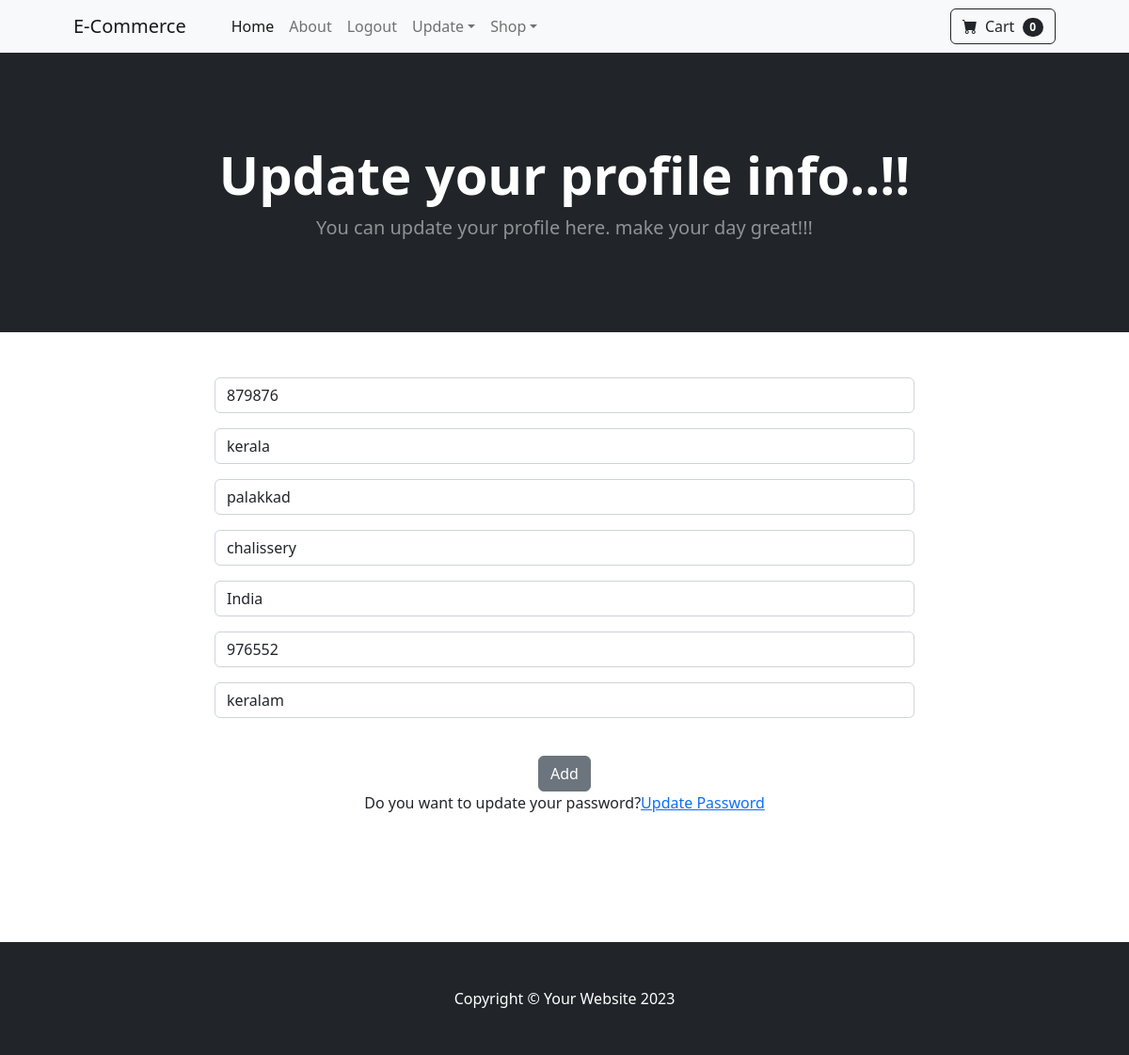
The page /update_user_info/ (signed in) on the database its author committed.
### store/models.py (models this page shows, shortened)
class CustomerProfile(models.Model):
    user = models.OneToOneField(User, on_delete=models.CASCADE)
    date_modified = models.DateTimeField(auto_now=True)
    phone = models.CharField(max_length=20, blank=True)
    address1 = models.CharField(max_length=200, blank=True)
    address2 = models.CharField(max_length=200, blank=True)
    city = models.CharField(max_length=30, blank=True)
    state = models.CharField(max_length=300, blank=True)
    country = models.CharField(max_length=30, blank=True)
    pincode = models.CharField(max_length=20, blank=True)
    old_cart = models.CharField(max_length=1000, blank=True, null=True)

### store/views.py (the view)
# urls.py: path('update_user_info/', update_user_info, name='update_user_info'),
def update_user_info(request):
    if request.user.is_authenticated:
        current_user = CustomerProfile.objects.get(user__id=request.user.id)
        update_form = UserInfoForm(request.POST or None, instance=current_user )
        if update_form.is_valid():
            update_form.save()
            messages.success(request,'User Profile has been updated!!!')
            return redirect('login_view')
        return render(request, "update_user_info.html", {'update_form':update_form})
    else:
        messages.success(request, "You must be logged in to access this page..")
        return redirect('home')

### store/forms.py
class UserInfoForm(forms.ModelForm):
	phone = forms.CharField(label='', widget=forms.TextInput(attrs={'class':'form-control', 'placeholder':'Phone'}), required=False)
	address1 = forms.CharField(label='', widget=forms.TextInput(attrs={'class':'form-control', 'placeholder':'Address-1'}), required=False)
	address2 = forms.CharField(label='', widget=forms.TextInput(attrs={'class':'form-control', 'placeholder':'Address-2'}), required=False)
	city = forms.CharField(label='', widget=forms.TextInput(attrs={'class':'form-control', 'placeholder':'City'}), required=False)
	state = forms.CharField(label='', widget=forms.TextInput(attrs={'class':'form-control', 'placeholder':'State'}), required=False)
	country = forms.CharField(label='', widget=forms.TextInput(attrs={'class':'form-control', 'placeholder':'Country'}), required=False)
	pincode = forms.CharField(label='', widget=forms.TextInput(attrs={'class':'form-control', 'placeholder':'Pincode'}), required=False)
	class Meta:
		model = CustomerProfile
		fields = ('phone', 'address1', 'address2', 'city', 'country', 'pincode', 'state')

### cart/cart.py (called while the page is built)
    def __len__(self):
        return len(self.cart)

### cart/context_processors.py (called while the page is built)
def cart_data(request):
    return {'cart':Cart(request)}

### store/context_processors.py (called while the page is built)
def comman_data(request):
    categories = Category.objects.all()
    return {'categories' : categories}

### store/templates/update_user_info.html (shortened to what this page needs)
{% extends 'base.html' %}
{% block content %}
<header class="bg-dark py-5">
    <div class="container px-4 px-lg-5 my-5">
        <div class="text-center text-white">
            <h1 class="display-4 fw-bolder">Update your profile info..!!</h1>
            <p class="lead fw-normal text-white-50 mb-0">You can update your profile here. make your day great!!!</p>
        </div>
    </div>
</header>
<br> <br>
<div class="container">
    <div class="row">
        <center>
            <div class="col-8">
                <form method="post" action="{% url 'update_user_info' %}">
                    {{ update_form.as_p }}
                    <br>
                    <button type="submit" class="btn btn-secondary">Add</button>
                    <p>Do you want to update your password?<a href="{% url 'update_password' %}">Update Password</a></p>
                </form>
            </div>
        </center>
    </div>
</div>
<br> <br> <br> <br> <br>
{% endblock %}

### rows shown on the page
CustomerProfile: phone "879876", address1 "kerala", address2 "palakkad", city "chalissery", country "India", pincode "976552", state "keralam"

### other values the page prints
{{ cart|length }} "0"
